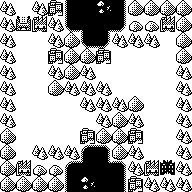

The image is a tile-based game level rendered from a .tmx file. Its description and complete source (layers, tilesets, objects, tile grids) follow:
An orthogonal 12x12 tile map with 16x16 px tiles, 1 tile layer (Tile Layer 1).

<map version="1.0" tiledversion="1.1.5" orientation="orthogonal" renderorder="left-down" width="12" height="12" tilewidth="16" tileheight="16" infinite="0" nextobjectid="1">
 <tileset firstgid="1" source="worldSprite_16x16.tsx" />
 <layer name="Tile Layer 1" width="12" height="12">
  <data encoding="csv">
25,15,25,26,4,1,2,9,24,24,24,24,
25,31,27,25,5,12,13,10,23,23,27,24,
25,15,15,25,24,5,10,25,25,25,15,24,
25,15,15,26,24,24,26,15,15,15,15,24,
25,15,15,25,24,25,15,15,15,15,15,25,
25,15,15,24,25,25,25,15,15,15,15,25,
25,15,15,15,15,25,25,25,24,15,15,25,
25,15,15,15,15,15,25,24,25,15,15,25,
24,15,15,15,15,26,24,24,26,15,15,25,
24,15,25,25,25,3,8,24,25,15,15,25,
24,27,23,23,3,11,14,8,25,27,32,25,
24,24,24,24,4,2,1,9,26,25,25,25
</data>
 </layer>
</map>
